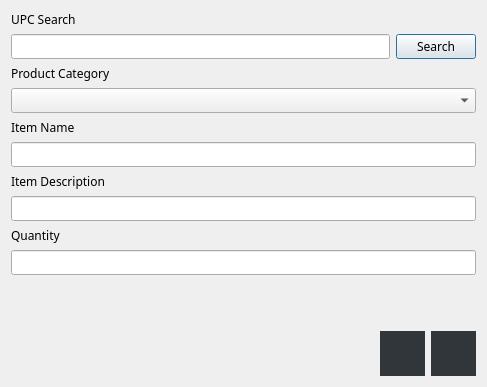
<?xml version="1.0" encoding="UTF-8"?>
<ui version="4.0">
 <class>ManualAddDialog</class>
 <widget class="QDialog" name="ManualAddDialog">
  <property name="geometry">
   <rect>
    <x>0</x>
    <y>0</y>
    <width>487</width>
    <height>379</height>
   </rect>
  </property>
  <property name="font">
   <font>
    <family>Cronus Round</family>
   </font>
  </property>
  <property name="windowTitle">
   <string>Dialog</string>
  </property>
  <layout class="QGridLayout" name="gridLayout">
   <item row="0" column="0">
    <layout class="QVBoxLayout" name="verticalLayout">
     <property name="sizeConstraint">
      <enum>QLayout::SetMinimumSize</enum>
     </property>
     <property name="bottomMargin">
      <number>0</number>
     </property>
     <item>
      <widget class="QLabel" name="label_6">
       <property name="text">
        <string>UPC Search</string>
       </property>
      </widget>
     </item>
     <item>
      <layout class="QHBoxLayout" name="horizontalLayout">
       <item>
        <widget class="QLineEdit" name="lineEdit_2"/>
       </item>
       <item>
        <widget class="QPushButton" name="UPCSearch">
         <property name="text">
          <string>Search</string>
         </property>
        </widget>
       </item>
      </layout>
     </item>
     <item>
      <spacer name="verticalSpacer">
       <property name="orientation">
        <enum>Qt::Vertical</enum>
       </property>
       <property name="sizeHint" stdset="0">
        <size>
         <width>20</width>
         <height>40</height>
        </size>
       </property>
      </spacer>
     </item>
     <item>
      <widget class="QLabel" name="label_2">
       <property name="text">
        <string>Product Category</string>
       </property>
      </widget>
     </item>
     <item>
      <widget class="QComboBox" name="comboBox"/>
     </item>
     <item>
      <widget class="QLabel" name="label_3">
       <property name="text">
        <string>Item Name</string>
       </property>
      </widget>
     </item>
     <item>
      <widget class="QLineEdit" name="lineEdit"/>
     </item>
     <item>
      <widget class="QLabel" name="label_4">
       <property name="text">
        <string>Item Description</string>
       </property>
      </widget>
     </item>
     <item>
      <widget class="QLineEdit" name="lineEdit_3"/>
     </item>
     <item>
      <widget class="QLabel" name="label_5">
       <property name="text">
        <string>Quantity</string>
       </property>
      </widget>
     </item>
     <item>
      <widget class="QLineEdit" name="lineEdit_4"/>
     </item>
     <item>
      <layout class="QHBoxLayout" name="horizontalLayout_3">
       <property name="topMargin">
        <number>0</number>
       </property>
      </layout>
     </item>
    </layout>
   </item>
   <item row="1" column="0">
    <layout class="QHBoxLayout" name="horizontalLayout_2">
     <property name="topMargin">
      <number>50</number>
     </property>
     <item>
      <spacer name="horizontalSpacer">
       <property name="orientation">
        <enum>Qt::Horizontal</enum>
       </property>
       <property name="sizeHint" stdset="0">
        <size>
         <width>40</width>
         <height>20</height>
        </size>
       </property>
      </spacer>
     </item>
     <item>
      <widget class="QPushButton" name="confirmButton">
       <property name="minimumSize">
        <size>
         <width>45</width>
         <height>45</height>
        </size>
       </property>
       <property name="maximumSize">
        <size>
         <width>45</width>
         <height>45</height>
        </size>
       </property>
       <property name="styleSheet">
        <string notr="true">background-color: #31363B;
border: 0;</string>
       </property>
       <property name="text">
        <string/>
       </property>
       <property name="icon">
        <iconset resource="Resource_BY.qrc">
         <normaloff>:/Icons/Icons/GreenCheckIcon_Finished.png</normaloff>:/Icons/Icons/GreenCheckIcon_Finished.png</iconset>
       </property>
       <property name="iconSize">
        <size>
         <width>40</width>
         <height>40</height>
        </size>
       </property>
      </widget>
     </item>
     <item>
      <widget class="QPushButton" name="cancelButton">
       <property name="minimumSize">
        <size>
         <width>45</width>
         <height>45</height>
        </size>
       </property>
       <property name="maximumSize">
        <size>
         <width>45</width>
         <height>45</height>
        </size>
       </property>
       <property name="styleSheet">
        <string notr="true">background-color: #31363B;
border: 0;</string>
       </property>
       <property name="text">
        <string/>
       </property>
       <property name="icon">
        <iconset resource="Resource_BY.qrc">
         <normaloff>:/Icons/Icons/RedCancelIcon_Finished.png</normaloff>:/Icons/Icons/RedCancelIcon_Finished.png</iconset>
       </property>
       <property name="iconSize">
        <size>
         <width>40</width>
         <height>40</height>
        </size>
       </property>
      </widget>
     </item>
    </layout>
   </item>
  </layout>
 </widget>
 <resources>
  <include location="QDarkStylesheet/style.qrc"/>
  <include location="Resource_BY.qrc"/>
 </resources>
 <connections/>
</ui>
